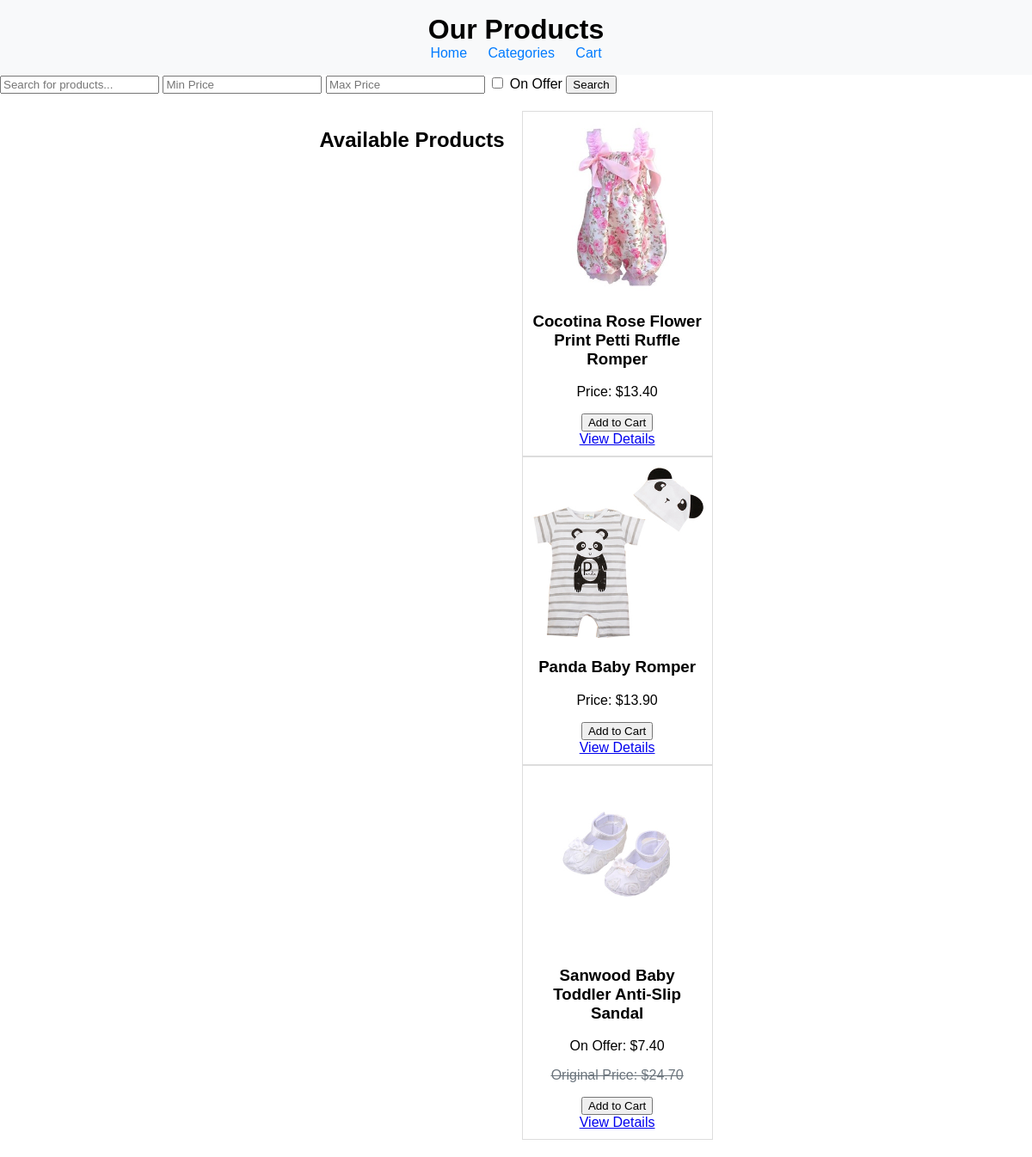
Screenshot of /products.php?category=1 with the database file from the repository.
### tables this page shows
CREATE TABLE Product 
(
  ProductID INT(4) NOT NULL AUTO_INCREMENT,
  ProductTitle VARCHAR(255) DEFAULT NULL,
  ProductDesc LONGTEXT DEFAULT NULL,
  ProductImage VARCHAR(255) DEFAULT NULL,
  Price DOUBLE NOT NULL DEFAULT 0.0,
  Quantity INT(4) NOT NULL DEFAULT 0,
  Offered INT(4) NOT NULL DEFAULT 0,
  OfferedPrice DOUBLE DEFAULT NULL,
  OfferStartDate DATE DEFAULT NULL,
  OfferEndDate DATE DEFAULT NULL,
  PRIMARY KEY (ProductID)
);

### products.php (the view, shortened to what this page needs)
<?php
$conn = new mysqli("localhost", "root", "", "ecadasgn1");
$filters = [];
if (isset($_GET['category']) && !empty($_GET['category'])) {
    $categoryID = (int) $_GET['category'];
    $filters[] = "p.ProductID IN (SELECT ProductID FROM catproduct WHERE CategoryID = $categoryID)";
}
$filterQuery = !empty($filters) ? "WHERE " . implode(" AND ", $filters) : "";
$query = "SELECT p.* FROM product p $filterQuery ORDER BY p.ProductTitle ASC";
$result = $conn->query($query);
$products = $result->fetch_all(MYSQLI_ASSOC);
?>
<!DOCTYPE html>
<html lang="en">
<head>
    <link rel="stylesheet" href="styles.css">
</head>
<body>
    <header>
        <h1>Our Products</h1>
        <nav>
            <a href="index.php">Home</a>
            <a href="categories.php">Categories</a>
            <a href="cart.php">Cart</a>
        </nav>
    </header>
    <section class="search-bar">
        <form method="GET" action="products.php">
            <input type="text" name="search" placeholder="Search for products..." value="<?php echo isset($_GET['search']) ? htmlspecialchars($_GET['search']) : ''; ?>">
            <input type="number" name="min_price" placeholder="Min Price" value="<?php echo isset($_GET['min_price']) ? htmlspecialchars($_GET['min_price']) : ''; ?>">
            <input type="number" name="max_price" placeholder="Max Price" value="<?php echo isset($_GET['max_price']) ? htmlspecialchars($_GET['max_price']) : ''; ?>">
            <label><input type="checkbox" name="on_offer" value="1" <?php echo isset($_GET['on_offer']) && $_GET['on_offer'] == '1' ? 'checked' : ''; ?>> On Offer</label>
            <button type="submit">Search</button>
        </form>
    </section>
    <section class="product-list">
        <h2>Available Products</h2>
        <div class="products">
            <?php if (empty($products)) : ?>
                <p>No products found.</p>
            <?php else : ?>
                <?php foreach ($products as $product) : ?>
                    <div class="product">
                        <?php
                        $imageName = $product['ProductImage'];
                        $imagePath = "ECAD2024Oct_Assignment_1_Input_Files/Images/Products/" . $imageName;
                        if (file_exists($imagePath)) {
                            echo "<img src='$imagePath' alt='{$product['ProductTitle']}' width='200'>";
                        } else {
                            echo "<img src='images/default.jpg' alt='No Image' width='200'>";
                        }
                        ?>
                        <h3><?php echo $product['ProductTitle']; ?></h3>
                        <?php
                        $currentDate = date("Y-m-d");
                        if ($product['Offered'] == 1 && $product['OfferStartDate'] <= $currentDate && $product['OfferEndDate'] >= $currentDate) {
                            echo "<p class='offer-price'>On Offer: $" . number_format($product['OfferedPrice'], 2) . "</p>";
                            echo "<p class='original-price'><s>Original Price: $" . number_format($product['Price'], 2) . "</s></p>";
                        } else {
                            echo "<p>Price: $" . number_format($product['Price'], 2) . "</p>";
                        }
                        ?>
                        <?php if ($product['Quantity'] <= 0): ?>
                            <p class="out-of-stock">Out of Stock</p>
                            <button disabled>Add to Cart</button>
                        <?php else: ?>
                            <form action="cart.php" method="POST">
                                <button type="submit">Add to Cart</button>
                            </form>
                        <?php endif; ?>
                        <a href="product_details.php?id=<?php echo $product['ProductID']; ?>">View Details</a>
                    </div>
                <?php endforeach; ?>
            <?php endif; ?>
        </div>
    </section>
</body>
</html>

### ECAD2024Oct_Assignment_1_Input_Files/css/styles.css (style rules this page uses)
body { font-family: Arial, sans-serif; margin: 0; padding: 0; }
header { background-color: #f8f9fa; padding: 1rem; text-align: center; }
header h1 { margin: 0; font-size: 2rem; }
nav a { margin: 0 10px; text-decoration: none; color: #007bff; }
.product-list { display: flex; flex-wrap: wrap; gap: 20px; justify-content: center; padding: 20px; }
.product { border: 1px solid #ddd; padding: 10px; width: 200px; text-align: center; }
.product img { max-width: 100%; height: auto; }
.original-price { text-decoration: line-through; color: #6c757d; }

### rows the page displays
product: ProductImage (picture), ProductTitle "Cocotina Rose Flower Print Petti Ruffle Romper", Price "13.40"
product: ProductImage (picture), ProductTitle "Panda Baby Romper", Price "13.90"
product: ProductImage (picture), ProductTitle "Sanwood Baby Toddler Anti-Slip Sandal", OfferedPrice "7.40", Price "24.70"
